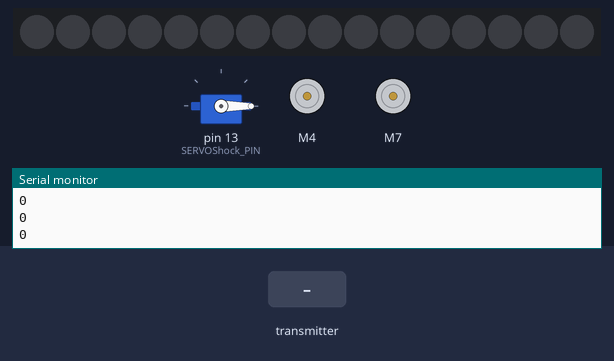
A sketch run on a simulated Arduino Uno, built with avr-gcc and run on an emulated ATmega328P. On the bench: servo, 16 RGB LEDs in strip order, left to right, 2 × DC motor (green arrow = forward, orange = backward, longer = faster), the last lines printed to the serial monitor. Inputs (shaded band) come from the test bench. No radio packets arrive unless stated.

Above: at 1.2 s.
1.3 s: the transmitter starts sending data.3 = 256
At 2.11 s:
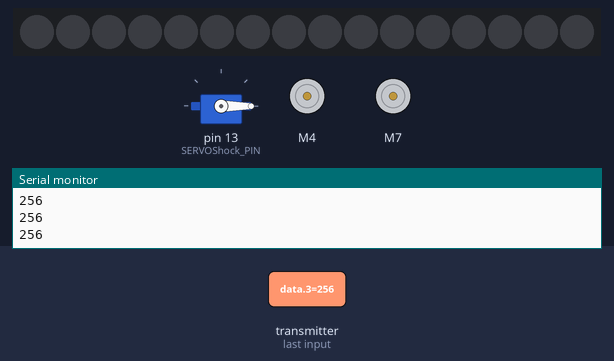
4.3 s: the transmitter starts sending data.0 = 256
7.3 s: the transmitter starts sending data.1 = 256
10.3 s: the transmitter starts sending data.0 = 0
13.3 s: the transmitter starts sending data.1 = 1023
At 13.78 s:
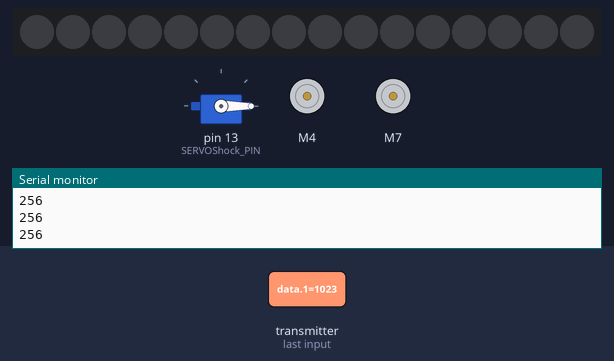
16.3 s: the transmitter starts sending data.0 = 512
At 16.67 s:
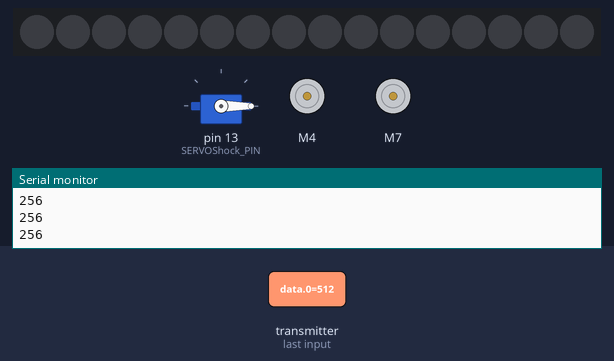
Timing chart, 0 to 20.3 s (numbered marks = the images above; inputs shaded):
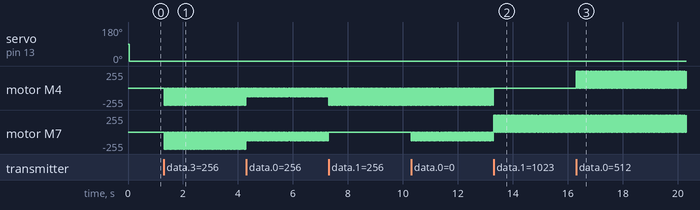

The sketch:

Bot.ino
```cpp
#include <GyverMotor.h>

#include <Adafruit_NeoPixel.h>

// номер пина, к которому подключена RGB-матрица
#define MATRIX_PIN    10
// количество светодиодов в матрице
#define LED_COUNT 16
Adafruit_NeoPixel matrix = Adafruit_NeoPixel(LED_COUNT, MATRIX_PIN, NEO_GRB + NEO_KHZ800);

#include <SPI.h>  // Подключаем библиотеку для работы с SPI-интерфейсом
#include <nRF24L01.h> // Подключаем файл конфигурации из библиотеки RF24
#include <RF24.h> // Подключаем библиотеку для работа для работы с модулем NRF24L01

#define PIN_CE 1  // Номер пина Arduino, к которому подключен вывод CE радиомодуля
#define PIN_CSN 2 // Номер пина Arduino, к которому подключен вывод CSN радиомодуля
RF24 radio(PIN_CE, PIN_CSN); // Создаём объект radio с указанием выводов CE и CSN

#define PWM_X A0
#define PWM_Y A1

//Servo
#include "AmperkaServo.h"
AmperkaServo servoShock;
#define SERVOShock_PIN 13

int data[4];
GMotor motor_left(DRIVER2WIRE, 7, 6);
GMotor motor_right(DRIVER2WIRE, 4, 5);

int lampStat = 0;
void colorWipe(uint32_t c, uint8_t wait)
{
  for (uint16_t i = 0; i < matrix.numPixels(); i++) {
    // заполняем текущий сегмент выбранным цветом
    matrix.setPixelColor(i, c);
    matrix.show();
    // ждём
    delay(wait);
  }
}

void setup() {
  Serial.begin(9600);
  servoShock.attach(SERVOShock_PIN);
  //TCCR1A = 0b00000011;  // 10bit
  //TCCR1B = 0b00001001;  // x1 fast pwm
  //motor_right.setResolution(10);
  //motor_left.setDirection(REVERSE);
  //motor_left.setMode(AUTO);

  motor_right.setMinDuty(50);
  motor_left.setMinDuty(50);

  matrix.begin();

  radio.begin();  // Инициализация модуля NRF24L01
  radio.setChannel(8); // Обмен данными будет вестись на пятом канале (2,405 ГГц)
  radio.setDataRate (RF24_1MBPS); // Скорость обмена данными 1 Мбит/сек
  radio.setPALevel(RF24_PA_HIGH); // Выбираем высокую мощность передатчика (-6dBm)
  radio.openReadingPipe (1, 0x7878787878LL); // Открываем трубу ID передатчика
  radio.startListening(); // Начинаем прослушивать открываемую трубу
}

void loop() {

  int X, Y;

  if(radio.available()){ // Если в буфер приёмника поступили данные
    radio.read(&data, sizeof(data));
    X = map(data[0],0,1023,-255,255);
    Y = map(data[1],0,1023,-255,255);
  }

  if(Y < 0){
      motor_right.setMode(BACKWARD);
      motor_left.setMode(BACKWARD);
      Y = -255 - Y;
    }
    else if(Y > 0){
      motor_right.setMode(FORWARD);
      motor_left.setMode(FORWARD);
    }

    int dutyR = Y + X;
    int dutyL = Y - X;
    motor_right.setSpeed(dutyR);
    motor_left.setSpeed(dutyL);


  if(data[2] == 1){
    lampStat = abs(lampStat - 1);
  }
  if(lampStat == 1){
    colorWipe(matrix.Color(255, 255, 255), 1);
  }
  else{
    colorWipe(matrix.Color(0, 0, 0), 1);
  }

  //!!!!!!
  Serial.println(data[3]);
  if(data[3] == 1){
    servoShock.writeAngle(90);
  }
  else{
    servoShock.write(0);
  }
  //!!!!!!
}
```

AmperkaServo.cpp
```cpp
#include "AmperkaServo.h"

float fmap(float x, float in_min, float in_max, float out_min, float out_max) {
    return (x - in_min) * (out_max - out_min) / (in_max - in_min) + out_min;
}

uint8_t AmperkaServo::attach(int pin, int minPulseWidth, int maxPulseWidth,
                             int minAngle, int maxAngle) {
    _pin = pin;
    _minPulseWidth = minPulseWidth;
    _maxPulseWidth = maxPulseWidth;
    _minAngle = minAngle;
    _maxAngle = maxAngle;
    Servo::attach(pin, minPulseWidth, maxPulseWidth);
}

void AmperkaServo::attachFB(int pinFB, float voltageFBCW, float voltageFBCCW) {
    _pinFB = pinFB;
    _bits = 10;
    _voltageFBCW = voltageFBCW;
    _voltageFBCCW = voltageFBCCW;
}

void AmperkaServo::writeAngle(int angle) {
    int value
        = map(angle, _minAngle, _maxAngle, _minPulseWidth, _maxPulseWidth);
    Servo::writeMicroseconds(value);
}

void AmperkaServo::writeSpeed(int speed) {
    int value
        = map(speed, 255, -255, _minPulseWidth, _maxPulseWidth);
    Servo::writeMicroseconds(value);
}

float AmperkaServo::readVoltageFB() {
    int valueADC = analogRead(_pinFB);
    float valueVoltage = valueADC * BOARD_OPERATING_VOLTAGE / pow(2, _bits);
    return valueVoltage;
}

int AmperkaServo::readPulseFB() {
    float valueVoltage = readVoltageFB();
    if(_voltageFBCW < _voltageFBCCW) {
      if(valueVoltage < _voltageFBCW) {
        valueVoltage = _voltageFBCW;
      } else if (valueVoltage > _voltageFBCCW) {
        valueVoltage = _voltageFBCCW;
      }
    } else {
      if(valueVoltage < _voltageFBCCW) {
        valueVoltage = _voltageFBCCW;
      } else if(valueVoltage > _voltageFBCW) {
        valueVoltage = _voltageFBCW;
      }
    }
    uint16_t pulseWidth = fmap(valueVoltage, _voltageFBCW, _voltageFBCCW,
                               _minPulseWidth, _maxPulseWidth);
    return pulseWidth;
}

int AmperkaServo::readAngleFB() {
    uint16_t pulseWidth = readPulseFB();
    uint16_t angle
        = map(pulseWidth, _minPulseWidth, _maxPulseWidth, _minAngle, _maxAngle);
    return angle;
}

void AmperkaServo::setAnalogReadResolution(uint8_t bits) { _bits = bits; }
```

AmperkaServo.h
```cpp
#ifndef __AMPERKA_SERVO_H__
#define __AMPERKA_SERVO_H__

#include <Arduino.h>
#include <Servo.h>

#if defined(__AVR__)
#define BOARD_OPERATING_VOLTAGE 5.0
#else
#define BOARD_OPERATING_VOLTAGE 3.3
#endif

class AmperkaServo : public Servo {
public:
    AmperkaServo()
        : Servo() { }
    uint8_t attach(int pin, int minPulseWidth = 544, int maxPulseWidth = 2400,
                   int minAngle = 0, int maxAngle = 180);
    void writeAngle(int angle);
    void writeSpeed(int speed);
    int getMinPulseWidth() { return _minPulseWidth; };
    int getMaxPulseWidth() { return _maxPulseWidth; };
    int getMinAngle() { return _minAngle; };
    int getMaxAngle() { return _maxAngle; };
    int getMidAngle() { return (_minAngle + _maxAngle) / 2; };
    void attachFB(int pinFB, float voltageFBCW, float voltageFBCCW);
    float readVoltageFB();
    int readPulseFB();
    int readAngleFB();
    int readSpeedFB();
    void setAnalogReadResolution(uint8_t bits = 10);

private:
    int _pin;
    int _pinFB;
    int _minPulseWidth;
    int _maxPulseWidth;
    int _minAngle;
    int _maxAngle;
    float _voltageFBCW;
    float _voltageFBCCW;
    uint8_t _bits;
};

#endif // __AMPERKA_SERVO_H__
```

Measured:
- after the input at 1.3 s, motor M4, motor M7: alternates backward 255/255 for 0.03 s and stopped for 0.03 s, starting at once
- after the input at 13.3 s, motor M4: stops changing and stays stopped
- after the input at 16.3 s, motor M4: alternates forward 255/255 for 0.03 s and stopped for 0.03 s, starting at once
